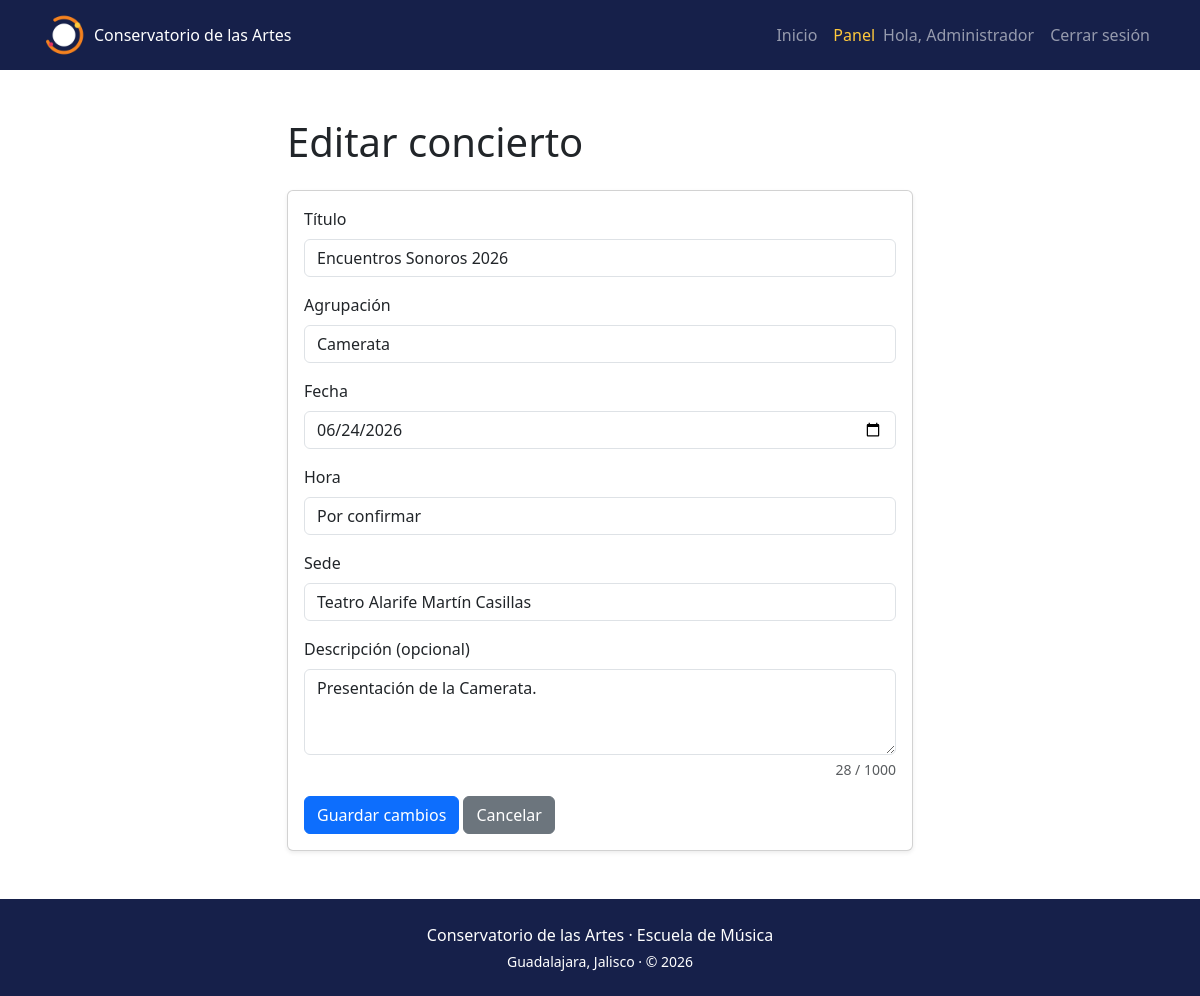
Screenshot of /admin/editar.php?id=2 (signed in) with the database file from the repository.
### tables this page shows
CREATE TABLE conciertos (
    id INTEGER PRIMARY KEY AUTOINCREMENT,
    titulo TEXT NOT NULL,
    agrupacion TEXT NOT NULL,
    fecha TEXT NOT NULL,
    hora TEXT NOT NULL,
    sede TEXT NOT NULL,
    descripcion TEXT NOT NULL DEFAULT '',
    creado_en TEXT NOT NULL DEFAULT CURRENT_TIMESTAMP
);

### admin/editar.php (the view, shortened to what this page needs)
<?php
require '../conexion.php';
$id = filter_input(INPUT_GET, 'id', FILTER_VALIDATE_INT);
$consulta = $conexion->prepare('SELECT * FROM conciertos WHERE id = ?');
$consulta->execute([$id]);
$concierto = $consulta->fetch(PDO::FETCH_ASSOC);
require '../encabezado.php';
?>
<main class="container py-5" style="max-width: 650px;">
    <h1 class="mb-4">Editar concierto</h1>
    <div class="card shadow-sm">
        <div class="card-body">
            <form action="actualizar.php" method="POST" id="formConcierto" novalidate>
                <div class="mb-3">
                    <label class="form-label" for="titulo">Título</label>
                    <input class="form-control" id="titulo" type="text" name="titulo" required maxlength="100" value="<?= htmlspecialchars($concierto['titulo'], ENT_QUOTES, 'UTF-8') ?>">
                </div>
                <div class="mb-3">
                    <label class="form-label" for="agrupacion">Agrupación</label>
                    <input class="form-control" id="agrupacion" type="text" name="agrupacion" required maxlength="100" value="<?= htmlspecialchars($concierto['agrupacion'], ENT_QUOTES, 'UTF-8') ?>">
                </div>
                <div class="mb-3">
                    <label class="form-label" for="fecha">Fecha</label>
                    <input class="form-control" id="fecha" type="date" name="fecha" required value="<?= htmlspecialchars($concierto['fecha'], ENT_QUOTES, 'UTF-8') ?>">
                </div>
                <div class="mb-3">
                    <label class="form-label" for="hora">Hora</label>
                    <input class="form-control" id="hora" type="text" name="hora" required maxlength="30" placeholder="19:00 o Por confirmar" value="<?= htmlspecialchars($concierto['hora'], ENT_QUOTES, 'UTF-8') ?>">
                </div>
                <div class="mb-3">
                    <label class="form-label" for="sede">Sede</label>
                    <input class="form-control" id="sede" type="text" name="sede" required maxlength="100" value="<?= htmlspecialchars($concierto['sede'], ENT_QUOTES, 'UTF-8') ?>">
                </div>
                <div class="mb-3">
                    <label class="form-label" for="descripcion">Descripción (opcional)</label>
                    <textarea class="form-control" id="descripcion" name="descripcion" rows="3" maxlength="1000"><?= htmlspecialchars($concierto['descripcion'], ENT_QUOTES, 'UTF-8') ?></textarea>
                    <div class="form-text text-end" id="contador-descripcion">0 / 1000</div>
                </div>
                <button class="btn btn-primary" type="submit">Guardar cambios</button>
                <a class="btn btn-secondary" href="index.php">Cancelar</a>
            </form>
        </div>
    </div>
</main>
<?php
require '../pie.php';
?>

### css/estilos.css (style rules this page uses)
:root { --color-marino: #16204A; --color-magenta: #E63462; --color-naranja: #F5821F; --color-amarillo: #FFC93C; }
body { display: flex; flex-direction: column; min-height: 100vh; }
main { flex: 1; }

### rows the page displays
conciertos: titulo "Encuentros Sonoros 2026", agrupacion "Camerata", fecha "06/24/2026", hora "Por confirmar", sede "Teatro Alarife Martín Casillas", descripcion "Presentación de la Camerata."

### other values shown
$_SESSION['usuario_nombre'] "Administrador"
